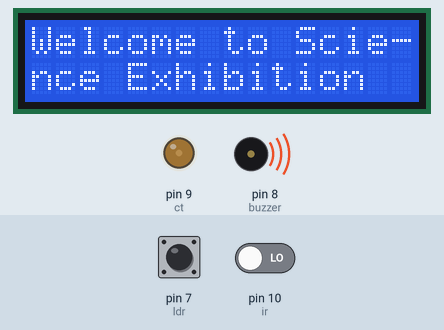
Simulated run of this sketch. Board: Arduino Uno, built with avr-gcc and run on an emulated ATmega328P. On the bench: 16×2 character LCD, output pins drawn as LEDs (lit = HIGH), buzzer (waves = sounding, pin HIGH). The inputs (shaded band) are chosen by the test bench; at power-on: pin 7 (ldr) HIGH, pin 10 (ir) LOW. What the sketch prints to the serial monitor is not drawn.

Above: at 4.1 s.
At 7.1 s:
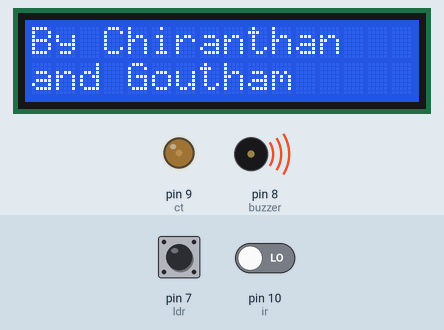
11.3 s: pin 7 (ldr) pulled LOW for 1 s
At 13.5 s:
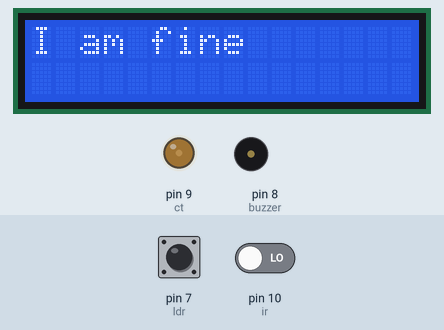
13.8 s: pin 10 (ir) driven HIGH
At 14.7 s:
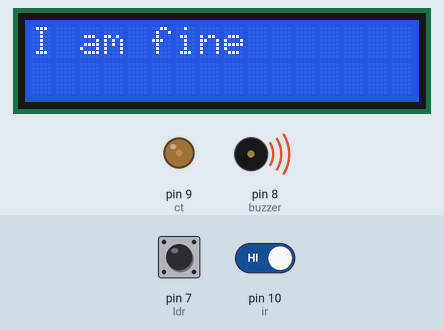
15.3 s: pin 10 (ir) driven LOW
At 15.8 s:
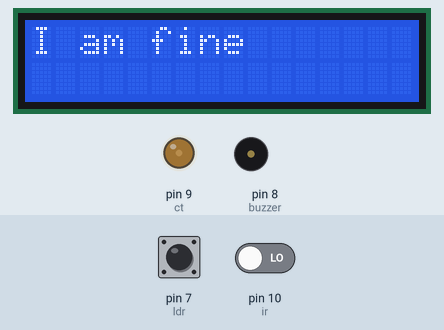
Timing chart, 0 to 18.3 s (numbered marks = the images above; inputs shaded):
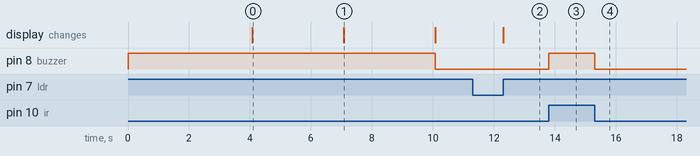

The sketch:

Arduino_Light_Fidelity.ino
```cpp
#include<LiquidCrystal.h>

int ir = 10;
int buzzer = 8;
const int rs = 12, en = 11, d4 = 5, d5 = 4, d6 = 3, d7 = 2, ct = 9;
LiquidCrystal lcd (rs, en, d4, d5, d6, d7);

#define ldr 7

int val;
int val2;
String duration;

void setup() {
  // put your setup code here, to run once:
  analogWrite(ct,50);
  Serial.begin(9600);
  pinMode(ldr, INPUT_PULLUP);
  pinMode(ir, INPUT);
  pinMode(buzzer, OUTPUT);
  digitalWrite(buzzer, HIGH);
  lcd.begin(16,2);
  lcd.print("Namaste Sir");
  lcd.setCursor(0,1);
  lcd.print("or Madam");
  delay(4000);
  lcd.clear();
  lcd.print("Welcome to Scie-");
  lcd.setCursor(0,1);
  lcd.print("nce Exhibition");
  delay(3000);
  lcd.clear();
  lcd.print("By Chiranthan");
  lcd.setCursor(0,1);
  lcd.print("and Goutham");
  delay(3000);
  lcd.clear();
}

void loop() {
  // put your main code here, to run repeatedly:
  int irStatus = digitalRead(ir);
  if (irStatus == 1){
  digitalWrite(buzzer, HIGH);
  }

  else{
    digitalWrite(buzzer, LOW);
  }
  int val = digitalRead(ldr);
  while(val == 0)
  {
    int val2 = digitalRead(ldr);
    duration += val2;
    if(duration == "001")
    {
      Serial.println("Received message: hi");
      lcd.clear();
      lcd.clear();
      lcd.print("hi");
    }
    if(duration == "0001")
    {
      Serial.println("Received message: hello");
      lcd.clear();
      lcd.clear();
      lcd.print("hello");
    }
    if(duration == "00001")
    {
      Serial.println("Received message: how are you?");
      lcd.clear();
      lcd.clear();
      lcd.print("how are you?");
    }
    if(duration == "000001")
    {
      Serial.println("Received message: I am fine");
      lcd.clear();
      lcd.clear();
      lcd.print("I am fine");
    }
    if(duration == "0000001")
    {
      Serial.println("Received message: ok");
      lcd.clear();
      lcd.clear();
      lcd.print("ok");
    }
    if(duration == "00000001")
    {
      Serial.println("Received message: good morning");
      lcd.clear();
      lcd.clear();
      lcd.print("good morning");
    }
    if(duration == "000000001")
    {
      Serial.println("Received message: good afternoon");
      lcd.clear();
      lcd.clear();
      lcd.print("good afternoon");
    }
    if(duration == "0000000001")
    {
      Serial.println("Received message: good evening");
      lcd.clear();
      lcd.print("good evening");
    }
    if(duration == "00000000001")
    {
      Serial.println("Received message: thank you");
      lcd.clear();
      lcd.clear();
      lcd.print("thank you");
    }
    if(duration == "000000000001")
    {
      Serial.println("Received message: sorry");
      lcd.clear();
      lcd.clear();
      lcd.print("sorry");
    }
    if(val2 == 1)
    {
      duration = "";
      break;
    }
    delay(200);
  }
}
```

Measured:
- after the input at 11.3 s, the display: changes after 1.0 s (image 2)
- after the input at 13.8 s, pin 8 (buzzer): LOW → HIGH at once
- after the input at 15.3 s, pin 8 (buzzer): HIGH → LOW at once
- what the display in image 0 shows lasts 3.0 s, from 4.1 s to 7.1 s
